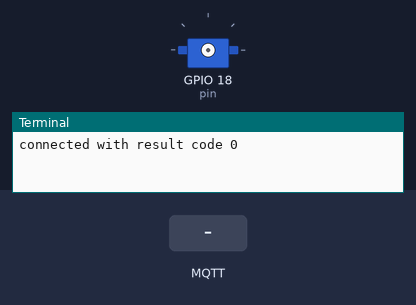
A program run on a simulated Raspberry Pi (BCM pin numbers). On the bench: servo, the last lines printed to the terminal. The test bench sets the inputs (shaded band). No MQTT or app messages arrive unless stated; servo angles are drawn from the pulse width (0.5 ms = 0°, 2.5 ms = 180°).

Above: at 1.3 s.
1.4 s: MQTT message "Open" arrives on the first subscribed topic
2.9 s: MQTT message "Close" arrives on the first subscribed topic
At 3.4 s:
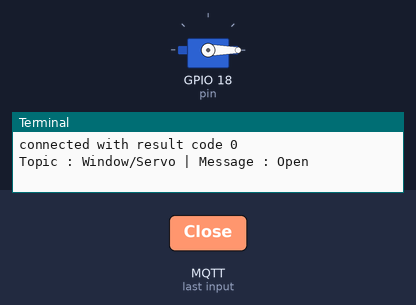
Timing chart, 0 to 5.9 s (numbered marks = the images above; inputs shaded):
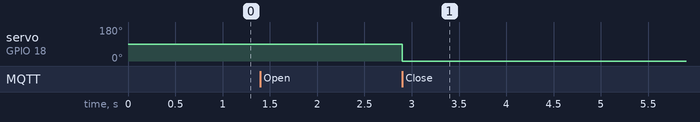

The program:

step.py
```python
import paho.mqtt.client as mqtt
import RPi.GPIO as gpio
import time
gpio.setwarnings(False)
pin = 18

gpio.setmode(gpio.BCM)
gpio.setup(pin, gpio.OUT)
pwm = gpio.PWM(pin, 50)  # Pulse Width Modulation
pwm.start(0)
# motor's flag
global p_past
p_past = ""

def on_connect(client, userdata, flags, rc):
	print("connected with result code " + str(rc))
	client.subscribe("Window/Servo")

def on_message(client, userdata, msg):
	global p_past
	p = msg.payload.decode("utf-8")
	if "Open" in p and "Open" != p_past:
		pwm.ChangeDutyCycle(7.5)
		time.sleep(0.5)
		p_past = "Open"
		print("Topic : " + msg.topic + " | Message : " + msg.payload.decode("utf-8"))
	if "Close" in p and "Close" != p_past:
		pwm.ChangeDutyCycle(2.5)
		time.sleep(0.5)
		p_past = "Close"
		print("Topic : " + msg.topic + " | Message : " + msg.payload.decode("utf-8"))

pwmClient = mqtt.Client()
pwmClient.on_connect = on_connect
pwmClient.on_message = on_message
pwmClient.connect("192.168.8.177", 1883, 60)


try:
	pwmClient.loop_forever()

except KeyboardInterrupt:
	print("Finished!!")
	gpio.cleanup()
	pwmClient.unsubscribe("Window/Servo")
	pwmClient.disconnect()
```

Measured:
- after the input at 2.9 s, servo on GPIO 18 (pin): 90° → 0° at once
